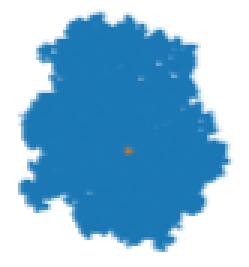
#> input picture Cuda/day075.png, 83 x 89 px (shown 3 times larger)
$ python script_hwd_snapshot.py
#> lines starting #> are read from the running program, lines starting #| are printed output that depends on the picture
#!/usr/bin/env python3

from pathlib import Path
import matplotlib.pyplot as plt
from matplotlib.patches import Rectangle, FancyArrowPatch
from PIL import Image

# ============================================================
# Configuration
# ============================================================

SCRIPT_DIR = Path(__file__).resolve().parent

IMAGE_FILE = SCRIPT_DIR / "day075.png"

OUTPUT_DIR = SCRIPT_DIR / "poster_figures"
OUTPUT_DIR.mkdir(exist_ok=True)

N_REGIONS = 64
N_BLOCKS = 16

# ============================================================
# Load tumour image
# ============================================================

img = Image.open(IMAGE_FILE).convert("RGB")
#> img is the input picture: PIL image 83x89 RGB; mean R, G, B 138.4, 185.8, 216.9

width, height = img.size
#> width = 83; height = 89

print(f"Image size: {width} x {height}")
#| Image size: 83 x 89

region_height = height / N_REGIONS
#> region_height = 1.39

# ============================================================
# Figure
# ============================================================

fig, ax = plt.subplots(figsize=(6.4, 6.4))

ax.imshow(
    img,
    extent=[0, width, height, 0],
    interpolation="nearest"
)

# ============================================================
# HWD mapping
#
# 64 fine regions
# region r -> CUDA block (r mod 16)
#
# Therefore:
# B0  processes regions 0,16,32,48
# B1  processes regions 1,17,33,49
# ...
# B15 processes regions 15,31,47,63
# ============================================================

# Use a qualitative palette for the 16 CUDA blocks
cmap = plt.get_cmap("tab20")

block_colors = [
    cmap(i) for i in range(N_BLOCKS)
]

# ------------------------------------------------------------
# Draw lightly coloured region overlays
# ------------------------------------------------------------

for region in range(N_REGIONS):

    block = region % N_BLOCKS

    y = region * region_height

    rect = Rectangle(
        (0, y),
        width,
        region_height,
        facecolor=block_colors[block],
        edgecolor="none",
        alpha=0.12
    )

    ax.add_patch(rect)

# ------------------------------------------------------------
# Draw the 64 region boundaries
# ------------------------------------------------------------

for i in range(N_REGIONS + 1):

    y = i * region_height

    if i in (0, N_REGIONS):
        linewidth = 1.8
        alpha = 0.90
    elif i % 16 == 0:
        # Highlight groups of 16 regions
        linewidth = 1.0
        alpha = 0.65
    else:
        linewidth = 0.35
        alpha = 0.35

    ax.axhline(
        y,
        color="black",
        linewidth=linewidth,
        alpha=alpha
    )

# External vertical borders
ax.axvline(
    0,
    color="black",
    linewidth=1.8
)

ax.axvline(
    width,
    color="black",
    linewidth=1.8
)

# ============================================================
# Highlight representative CUDA blocks
#
# Each highlighted block owns four spatially separated regions.
# ============================================================

highlighted_blocks = [0, 5, 10, 15]

label_x = width * 1.07
#> label_x = 88.81

for block in highlighted_blocks:

    regions = [
        block,
        block + 16,
        block + 32,
        block + 48
    ]

    color = block_colors[block]

    # Block label on the right
    label_y = (
        sum((r + 0.5) * region_height for r in regions)
        / len(regions)
    )

    ax.text(
        label_x,
        label_y,
        f"B{block}",
        ha="left",
        va="center",
        fontsize=10,
        fontweight="bold",
        color=color
    )

    # Mark each region assigned to this block
    for region in regions:

        y_center = (region + 0.5) * region_height

        # Small marker on right edge
        ax.plot(
            width * 0.985,
            y_center,
            marker="o",
            markersize=4.5,
            color=color,
            zorder=5
        )

        # Arrow from region towards the block label
        arrow = FancyArrowPatch(
            (width * 0.985, y_center),
            (label_x - width * 0.015, label_y),
            arrowstyle="-",
            linewidth=0.7,
            color=color,
            alpha=0.65,
            connectionstyle="arc3,rad=0.05"
        )

        ax.add_patch(arrow)

# ============================================================
# Add a compact conceptual annotation
# ============================================================

ax.text(
    width * 0.50,
    -height * 0.055,
    "spatial dispersion  +  contiguous accesses within each region",
    ha="center",
    va="bottom",
    fontsize=11,
    fontweight="bold"
)

# ============================================================
# Formatting
# ============================================================

ax.set_xlim(
    -width * 0.01,
    width * 1.18
)

ax.set_ylim(
    height,
    -height * 0.12
)

ax.set_aspect("equal")

ax.set_xticks([])
ax.set_yticks([])

ax.set_title(
    "HWD — Hybrid Workload Dispersion",
    fontsize=16,
    fontweight="bold",
    pad=12
)

# Remove ordinary matplotlib frame
for spine in ax.spines.values():
    spine.set_visible(False)

# Bottom takeaway
ax.text(
    width * 0.50,
    height * 1.04,
    "Distributed hotspot work → more balanced SM utilisation",
    ha="center",
    va="top",
    fontsize=11.5,
    fontweight="bold"
)

fig.tight_layout()

# ============================================================
# Save
# ============================================================

fig.savefig(
    OUTPUT_DIR / "hwd_day075_schematic.pdf",
    bbox_inches="tight"
)
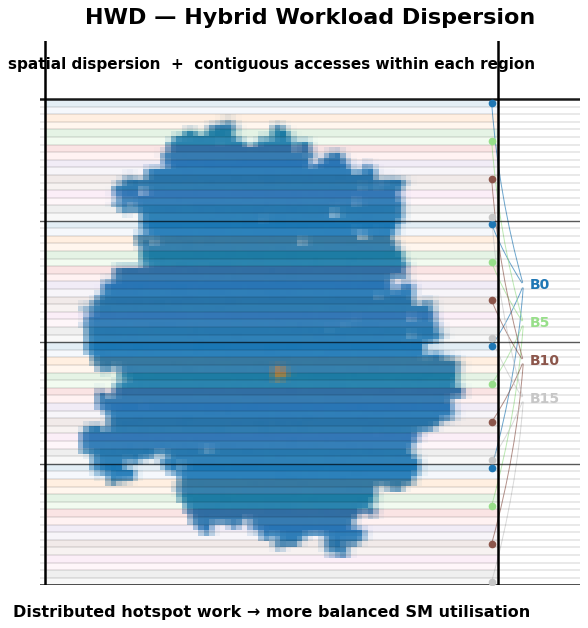
#> figure drawn by matplotlib, 1 panel

fig.savefig(
    OUTPUT_DIR / "hwd_day075_schematic.png",
    dpi=600,
    bbox_inches="tight"
)

plt.close(fig)

# ============================================================
# Console description
# ============================================================

print()
print("HWD schematic mapping:")
print()

for block in range(N_BLOCKS):
    regions = [
        block,
        block + 16,
        block + 32,
        block + 48
    ]

    print(
        f"B{block:2d}: regions "
        + ", ".join(str(r) for r in regions)
    )

print()
print("Generated:")
print(OUTPUT_DIR / "hwd_day075_schematic.pdf")
print(OUTPUT_DIR / "hwd_day075_schematic.png")
